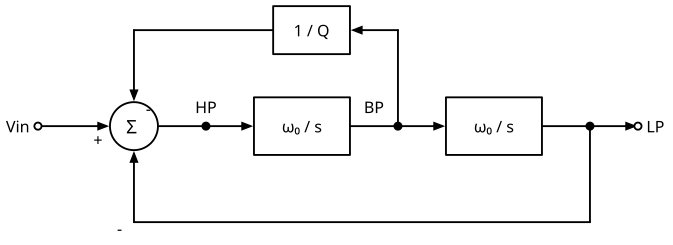

Here is the Python script that generated this plot:
# SPDX-License-Identifier: MIT
"""State-variable filter as a block diagram: a summer and two integrators.

HP = Vin - BP / Q - LP,  BP = (w0 / s) HP,  LP = (w0 / s) BP.
"""
import sys
import pathlib

sys.path.insert(0, str(pathlib.Path(__file__).resolve().parents[2] / "tools"))
from drawing import setup_drawing  # noqa: E402
import schemdraw.dsp as dsp  # noqa: E402

with setup_drawing(show=False) as d:
    d.add(dsp.Dot(open=True).label("Vin", loc="left"))
    d.add(dsp.Arrow().right(1.5).label("+", loc="bottom", ofst=(0.5, 0)))
    s = d.add(dsp.SumSigma().anchor("W"))
    d.add(dsp.Line().at(s.E).right(1.0))
    hp = d.here
    d.add(dsp.Dot().label("HP", loc="top"))
    d.add(dsp.Arrow().right(1.0))
    i1 = d.add(dsp.Box(w=2, h=1.2).anchor("W").label("$\\omega_0 / s$"))
    d.add(dsp.Line().at(i1.E).right(1.0))
    bp = d.here
    d.add(dsp.Dot().label("BP", loc="top", ofst=(-0.5, 0.1)))
    d.add(dsp.Arrow().right(1.0))
    i2 = d.add(dsp.Box(w=2, h=1.2).anchor("W").label("$\\omega_0 / s$"))
    d.add(dsp.Line().at(i2.E).right(1.0))
    lp = d.here
    d.add(dsp.Dot())
    d.add(dsp.Arrow().right(1.0))
    d.add(dsp.Dot(open=True).label("LP", loc="right"))
    # Feedback of BP through 1 / Q (above) and of LP (below), both subtracted
    d.add(dsp.Line().at(bp).up(2.0))
    d.add(dsp.Arrow().left(1.0))
    g = d.add(dsp.Box(w=1.6, h=1.0).anchor("E").label("$1 / Q$"))
    d.add(dsp.Line().at(g.W).tox(s.N))
    d.add(dsp.Arrow().to(s.N).label("-", loc="left", ofst=(0, 0.3)))
    d.add(dsp.Line().at(lp).down(2.0))
    d.add(dsp.Line().tox(s.S))
    d.add(dsp.Arrow().to(s.S).label("-", loc="left", ofst=(0, 0.3)))
    d.save(str(pathlib.Path(__file__).with_name("circuit.svg")))
print("wrote circuit.svg")
